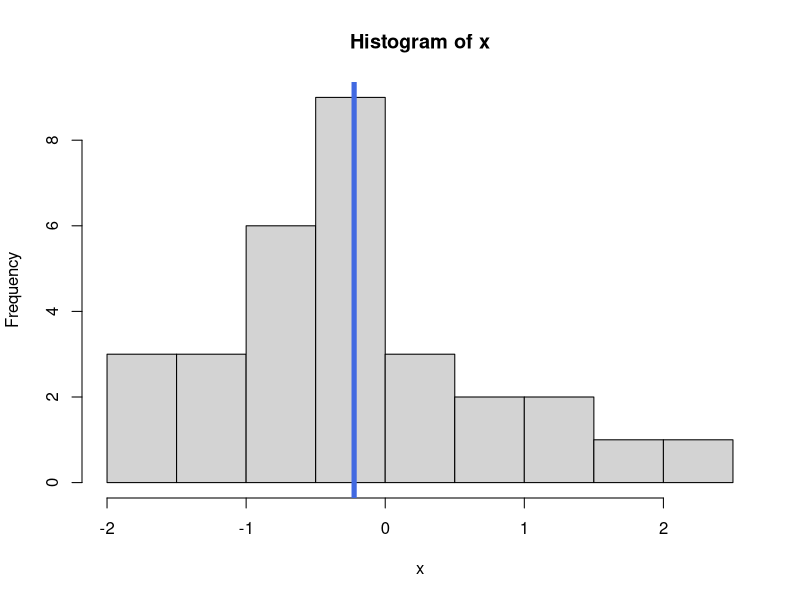
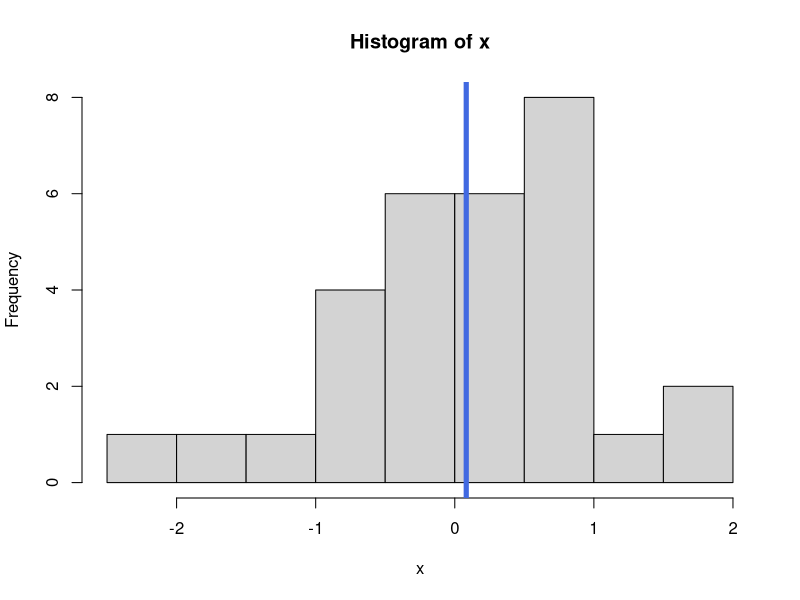
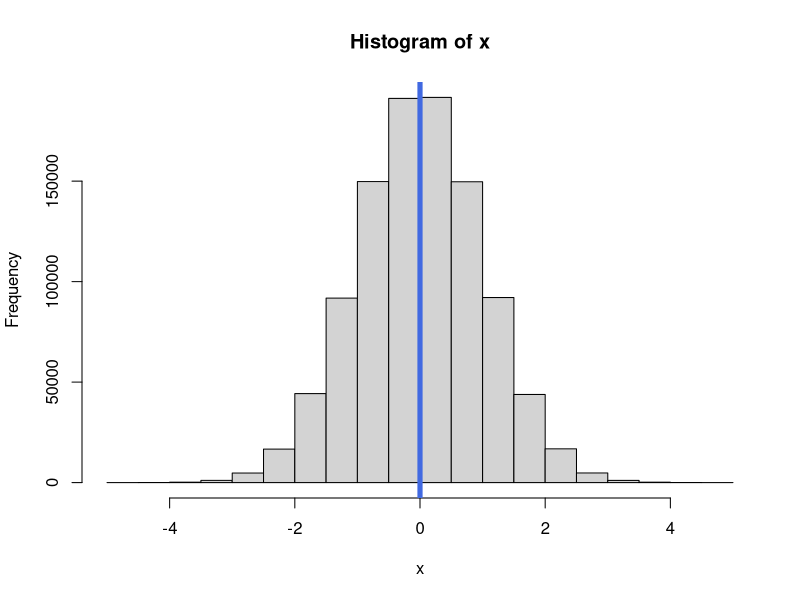
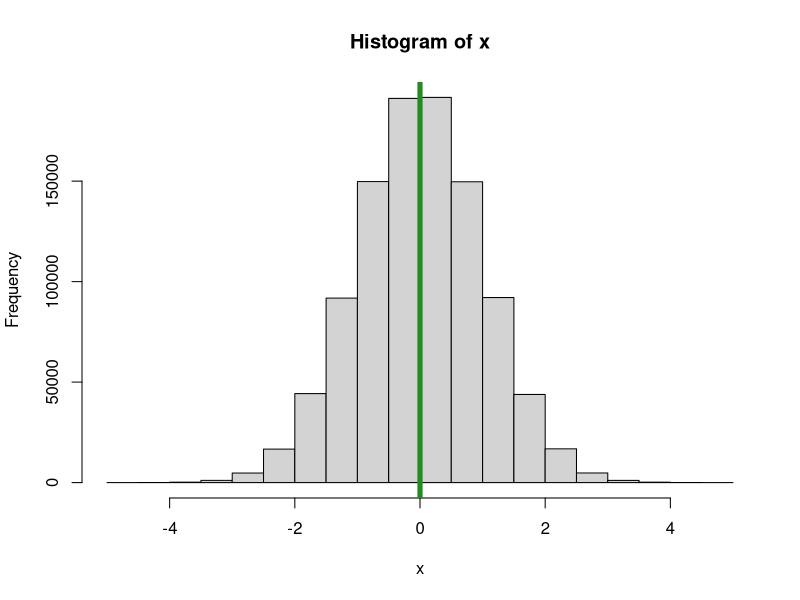
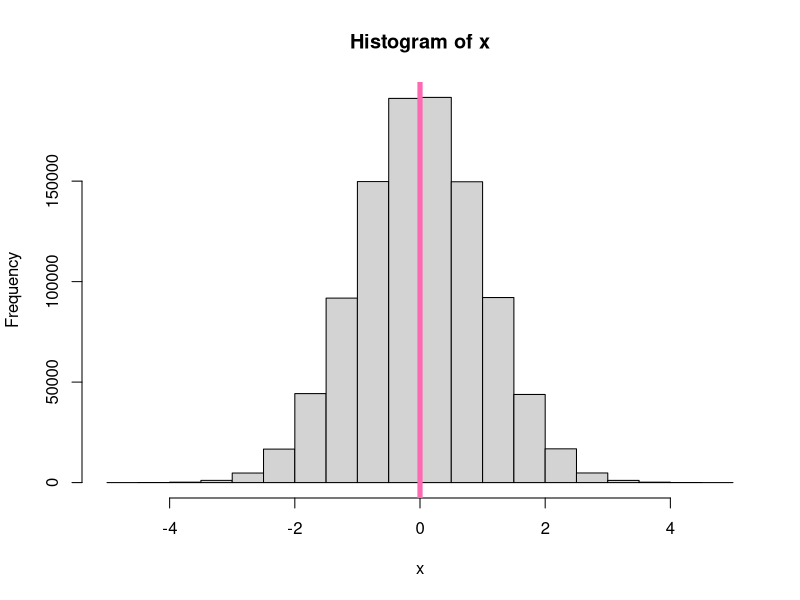

The R script that drew these images, in order:
#* plotRandomHistogram.R
#*
#* Author: Thomas Fisher
#* 
#* Purpose: A function that will
#*      generate a random sample of
#*      Normal "observations" and plot
#*      a histogram of the data.
#*
#* Inputs:
#*     num_pts = the number of observations
#*               to generate (random)
#*     mu = the theoretical mean of the Normal
#*     sigma = the theoretical standard deviation
#*             of the Normal
#*     seed = a random number generation seed, to
#*            ensure reproducibility
#*
#* Outputs:
#*     A plot of the histogram is provided!
#*     A list with the follow elements
#*       Random_values = a vector with the generated
#*                       random values
#*       Mean_Random_values = corresponding sample mean
#*       SD_Random_values = corresponding standard deviation
#*       

plotRandomHistogram <- function(num_pts=30, mu=0, sigma=1,
                       seed=NULL, meanColor = "royalblue") {
  set.seed(seed)
  x <- rnorm(n=num_pts, mean=mu, sd=sigma)
  mean_x <- mean(x)
  hist(x)
  abline(v=mean_x, col=meanColor, lwd=5)
  
  # The last line of code in the function
  #  is output! from the function
  list(Random_values = x, 
       Mean_Random_values = mean_x,
       SD_Random_values = sd(x))
}

plotRandomHistogram()
plotRandomHistogram(seed=1)
plotRandomHistogram(seed=1, num_pts=1000000)
plotRandomHistogram(seed=1, num_pts=1000000, meanColor="forestgreen")
plotRandomHistogram(seed=1, num_pts=1000000, meanColor="hotpink")
